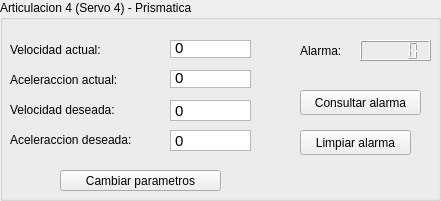
    <widget class="QGroupBox" name="groupBox_13">
     <property name="geometry">
      <rect>
       <x>540</x>
       <y>340</y>
       <width>441</width>
       <height>201</height>
      </rect>
     </property>
     <property name="title">
      <string>Articulacion 4 (Servo 4) - Prismatica</string>
     </property>
     <widget class="QLabel" name="label_36">
      <property name="geometry">
       <rect>
        <x>10</x>
        <y>130</y>
        <width>151</width>
        <height>20</height>
       </rect>
      </property>
      <property name="text">
       <string>Aceleraccion deseada:</string>
      </property>
     </widget>
     <widget class="QLabel" name="label_37">
      <property name="geometry">
       <rect>
        <x>10</x>
        <y>100</y>
        <width>151</width>
        <height>20</height>
       </rect>
      </property>
      <property name="text">
       <string>Velocidad deseada:</string>
      </property>
     </widget>
     <widget class="QLabel" name="label_38">
      <property name="geometry">
       <rect>
        <x>10</x>
        <y>40</y>
        <width>141</width>
        <height>20</height>
       </rect>
      </property>
      <property name="text">
       <string>Velocidad actual: </string>
      </property>
     </widget>
     <widget class="QTextBrowser" name="VelActualJ4">
      <property name="enabled">
       <bool>true</bool>
      </property>
      <property name="geometry">
       <rect>
        <x>170</x>
        <y>40</y>
        <width>81</width>
        <height>18</height>
       </rect>
      </property>
      <property name="font">
       <font>
        <pointsize>11</pointsize>
       </font>
      </property>
      <property name="contextMenuPolicy">
       <enum>Qt::DefaultContextMenu</enum>
      </property>
      <property name="acceptDrops">
       <bool>true</bool>
      </property>
      <property name="autoFillBackground">
       <bool>false</bool>
      </property>
      <property name="frameShape">
       <enum>QFrame::StyledPanel</enum>
      </property>
      <property name="frameShadow">
       <enum>QFrame::Sunken</enum>
      </property>
      <property name="lineWidth">
       <number>0</number>
      </property>
      <property name="verticalScrollBarPolicy">
       <enum>Qt::ScrollBarAlwaysOff</enum>
      </property>
      <property name="horizontalScrollBarPolicy">
       <enum>Qt::ScrollBarAlwaysOff</enum>
      </property>
      <property name="sizeAdjustPolicy">
       <enum>QAbstractScrollArea::AdjustToContentsOnFirstShow</enum>
      </property>
      <property name="html">
       <string>&lt;!DOCTYPE HTML PUBLIC &quot;-//W3C//DTD HTML 4.0//EN&quot; &quot;http://www.w3.org/TR/REC-html40/strict.dtd&quot;&gt;
&lt;html&gt;&lt;head&gt;&lt;meta name=&quot;qrichtext&quot; content=&quot;1&quot; /&gt;&lt;style type=&quot;text/css&quot;&gt;
p, li { white-space: pre-wrap; }
&lt;/style&gt;&lt;/head&gt;&lt;body style=&quot; font-family:'Ubuntu'; font-size:11pt; font-weight:400; font-style:normal;&quot;&gt;
&lt;p style=&quot; margin-top:0px; margin-bottom:0px; margin-left:0px; margin-right:0px; -qt-block-indent:0; text-indent:0px;&quot;&gt;0&lt;/p&gt;&lt;/body&gt;&lt;/html&gt;</string>
      </property>
     </widget>
     <widget class="QTextBrowser" name="AcelActualJ4">
      <property name="enabled">
       <bool>true</bool>
      </property>
      <property name="geometry">
       <rect>
        <x>170</x>
        <y>70</y>
        <width>81</width>
        <height>18</height>
       </rect>
      </property>
      <property name="font">
       <font>
        <pointsize>11</pointsize>
       </font>
      </property>
      <property name="contextMenuPolicy">
       <enum>Qt::DefaultContextMenu</enum>
      </property>
      <property name="acceptDrops">
       <bool>true</bool>
      </property>
      <property name="autoFillBackground">
       <bool>false</bool>
      </property>
      <property name="frameShape">
       <enum>QFrame::StyledPanel</enum>
      </property>
      <property name="frameShadow">
       <enum>QFrame::Sunken</enum>
      </property>
      <property name="lineWidth">
       <number>0</number>
      </property>
      <property name="verticalScrollBarPolicy">
       <enum>Qt::ScrollBarAlwaysOff</enum>
      </property>
      <property name="horizontalScrollBarPolicy">
       <enum>Qt::ScrollBarAlwaysOff</enum>
      </property>
      <property name="sizeAdjustPolicy">
       <enum>QAbstractScrollArea::AdjustToContentsOnFirstShow</enum>
      </property>
      <property name="html">
       <string>&lt;!DOCTYPE HTML PUBLIC &quot;-//W3C//DTD HTML 4.0//EN&quot; &quot;http://www.w3.org/TR/REC-html40/strict.dtd&quot;&gt;
&lt;html&gt;&lt;head&gt;&lt;meta name=&quot;qrichtext&quot; content=&quot;1&quot; /&gt;&lt;style type=&quot;text/css&quot;&gt;
p, li { white-space: pre-wrap; }
&lt;/style&gt;&lt;/head&gt;&lt;body style=&quot; font-family:'Ubuntu'; font-size:11pt; font-weight:400; font-style:normal;&quot;&gt;
&lt;p style=&quot; margin-top:0px; margin-bottom:0px; margin-left:0px; margin-right:0px; -qt-block-indent:0; text-indent:0px;&quot;&gt;0&lt;/p&gt;&lt;/body&gt;&lt;/html&gt;</string>
      </property>
     </widget>
     <widget class="QLabel" name="label_39">
      <property name="geometry">
       <rect>
        <x>10</x>
        <y>70</y>
        <width>141</width>
        <height>20</height>
       </rect>
      </property>
      <property name="text">
       <string>Aceleraccion actual:</string>
      </property>
     </widget>
     <widget class="QPushButton" name="ChgParamJ4">
      <property name="geometry">
       <rect>
        <x>60</x>
        <y>170</y>
        <width>161</width>
        <height>21</height>
       </rect>
      </property>
      <property name="text">
       <string>Cambiar parametros</string>
      </property>
     </widget>
     <widget class="QLabel" name="label_40">
      <property name="geometry">
       <rect>
        <x>300</x>
        <y>40</y>
        <width>51</width>
        <height>21</height>
       </rect>
      </property>
      <property name="text">
       <string>Alarma:</string>
      </property>
     </widget>
     <widget class="QPushButton" name="ClcAlarmJ4">
      <property name="geometry">
       <rect>
        <x>300</x>
        <y>130</y>
        <width>111</width>
        <height>25</height>
       </rect>
      </property>
      <property name="text">
       <string>Limpiar alarma</string>
      </property>
     </widget>
     <widget class="QLCDNumber" name="lcdNumber4">
      <property name="geometry">
       <rect>
        <x>360</x>
        <y>40</y>
        <width>71</width>
        <height>21</height>
       </rect>
      </property>
     </widget>
     <widget class="QPushButton" name="ConsAlarmJ4">
      <property name="geometry">
       <rect>
        <x>300</x>
        <y>90</y>
        <width>121</width>
        <height>25</height>
       </rect>
      </property>
      <property name="text">
       <string>Consultar alarma</string>
      </property>
     </widget>
     <widget class="QTextEdit" name="VelJ4Value">
      <property name="geometry">
       <rect>
        <x>170</x>
        <y>100</y>
        <width>81</width>
        <height>21</height>
       </rect>
      </property>
      <property name="verticalScrollBarPolicy">
       <enum>Qt::ScrollBarAlwaysOff</enum>
      </property>
      <property name="horizontalScrollBarPolicy">
       <enum>Qt::ScrollBarAlwaysOff</enum>
      </property>
      <property name="undoRedoEnabled">
       <bool>true</bool>
      </property>
      <property name="readOnly">
       <bool>false</bool>
      </property>
      <property name="html">
       <string>&lt;!DOCTYPE HTML PUBLIC &quot;-//W3C//DTD HTML 4.0//EN&quot; &quot;http://www.w3.org/TR/REC-html40/strict.dtd&quot;&gt;
&lt;html&gt;&lt;head&gt;&lt;meta name=&quot;qrichtext&quot; content=&quot;1&quot; /&gt;&lt;style type=&quot;text/css&quot;&gt;
p, li { white-space: pre-wrap; }
&lt;/style&gt;&lt;/head&gt;&lt;body style=&quot; font-family:'Ubuntu'; font-size:11pt; font-weight:400; font-style:normal;&quot;&gt;
&lt;p style=&quot; margin-top:0px; margin-bottom:0px; margin-left:0px; margin-right:0px; -qt-block-indent:0; text-indent:0px;&quot;&gt;0&lt;/p&gt;&lt;/body&gt;&lt;/html&gt;</string>
      </property>
      <property name="tabStopDistance">
       <double>79.000000000000000</double>
      </property>
      <property name="textInteractionFlags">
       <set>Qt::TextEditorInteraction</set>
      </property>
      <property name="placeholderText">
       <string/>
      </property>
     </widget>
     <widget class="QTextEdit" name="AcelJ4Value">
      <property name="geometry">
       <rect>
        <x>170</x>
        <y>130</y>
        <width>81</width>
        <height>21</height>
       </rect>
      </property>
      <property name="verticalScrollBarPolicy">
       <enum>Qt::ScrollBarAlwaysOff</enum>
      </property>
      <property name="horizontalScrollBarPolicy">
       <enum>Qt::ScrollBarAlwaysOff</enum>
      </property>
      <property name="undoRedoEnabled">
       <bool>true</bool>
      </property>
      <property name="readOnly">
       <bool>false</bool>
      </property>
      <property name="html">
       <string>&lt;!DOCTYPE HTML PUBLIC &quot;-//W3C//DTD HTML 4.0//EN&quot; &quot;http://www.w3.org/TR/REC-html40/strict.dtd&quot;&gt;
&lt;html&gt;&lt;head&gt;&lt;meta name=&quot;qrichtext&quot; content=&quot;1&quot; /&gt;&lt;style type=&quot;text/css&quot;&gt;
p, li { white-space: pre-wrap; }
&lt;/style&gt;&lt;/head&gt;&lt;body style=&quot; font-family:'Ubuntu'; font-size:11pt; font-weight:400; font-style:normal;&quot;&gt;
&lt;p style=&quot; margin-top:0px; margin-bottom:0px; margin-left:0px; margin-right:0px; -qt-block-indent:0; text-indent:0px;&quot;&gt;0&lt;/p&gt;&lt;/body&gt;&lt;/html&gt;</string>
      </property>
      <property name="tabStopDistance">
       <double>79.000000000000000</double>
      </property>
      <property name="textInteractionFlags">
       <set>Qt::TextEditorInteraction</set>
      </property>
      <property name="placeholderText">
       <string/>
      </property>
     </widget>
    </widget>
